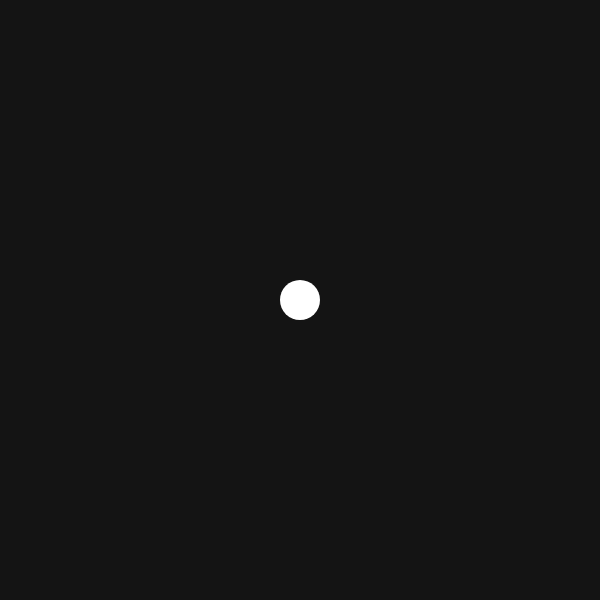
Frame 1 (no input)
Frame 60 (no input): identical to frame 1, image omitted
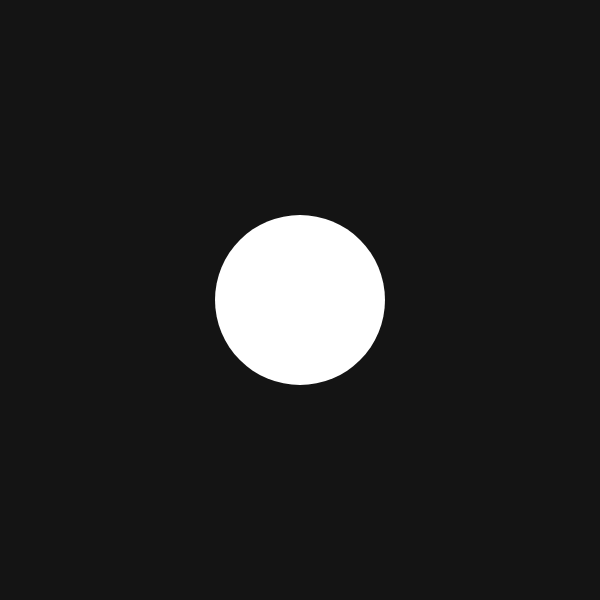
Frame 120 (the mouse pressed at the canvas centre since frame 60)

The p5.js sketch that drew these frames (run headless with seeded random() and noise() and a simulated clock; from frame 60 on, the mouse is pressed at the canvas centre):

// p5.js sketch
// ── sketch.js
function setup() {
  createCanvas(600, 600);
}

function draw() {
  background(20);
  noStroke();
  fill(255)

  //map the size of the ellipse to the position of the mouse
  let size = map(mouseY, 0, height, 40, 300);
  //let size = mouseY;
  ellipse(width * 0.5, height * 0.5, size, size);
}
